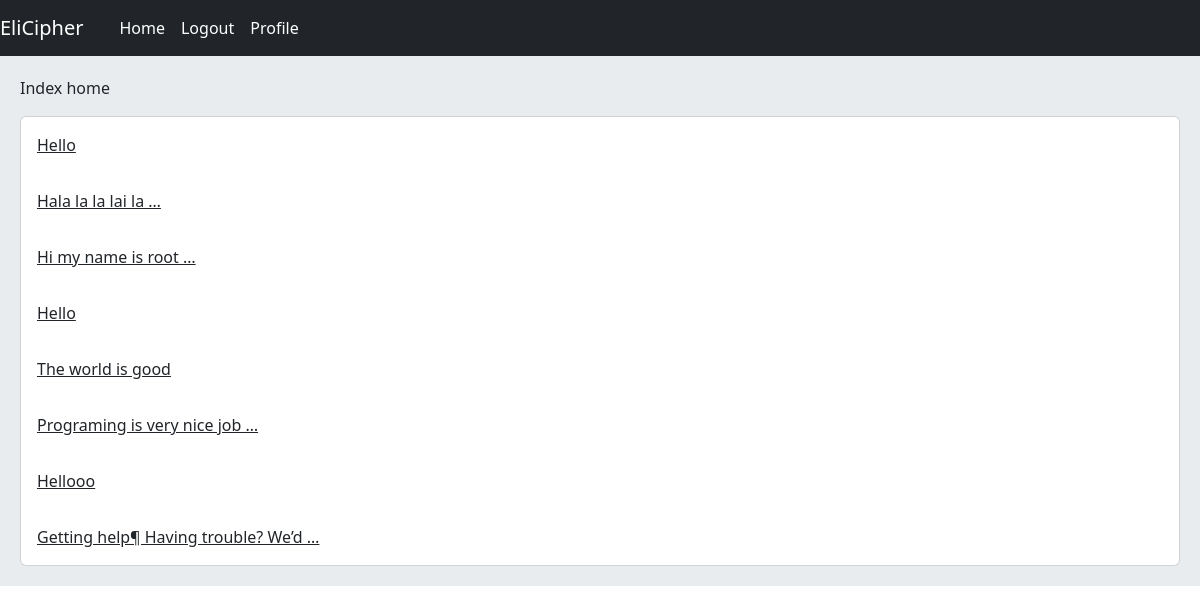
The page /home/ (signed in) on the database its author committed.
### post/models.py (models this page shows, shortened)
class Post(models.Model):
    user = models.ForeignKey(User , on_delete=models.CASCADE , related_name='posts')
    slug = models.SlugField(max_length=20)
    caption = models.TextField()
    created = models.DateTimeField(auto_now_add=True)
    updated = models.DateTimeField(auto_now=True)
    class Meta:
        ordering = ['-created']
    def get_absolute_url(self):
        return reverse('post:post_detail' ,args=(self.id , self.slug,))

### home/views.py (the view, shortened to what this page needs)
# urls.py: path('', views.HomeView.as_view() , name= "home"),
class HomeView(View):
    def get(self , request):
        posts = Post.objects.all()
        return render(request , "home/index.html" , {'Posts' : posts})

### home/templates/home/index.html
{% extends 'base.html'%}
{% block content %}
    <p>Index home</p>
        <div class="card">
            {% for post in Posts %}
                <a href="{{ post.get_absolute_url }}" class="card-body">{{ post.caption|truncatewords:5}}</a>
            {% endfor %}
        </div>
{% endblock %}

### rows shown on the page
Post: caption "Hello"
Post: caption "Hala la la lai la …"
Post: caption "Hi my name is root …"
Post: caption "Hello"
Post: caption "The world is good"
Post: caption "Programing is very nice job …"
Post: caption "Hellooo"
Post: caption "Getting help¶ Having trouble? We’d …"
